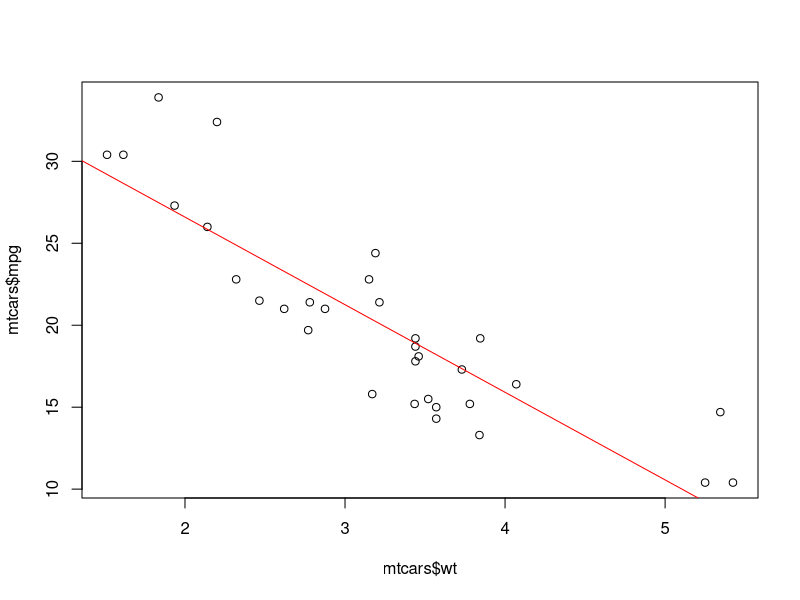

Recreate this plot in R.
#Correlation

cor(mtcars$mpg, mtcars$wt)

cor(mtcars$wt, mtcars$mpg)

#strength and direction of relationship

plot(mtcars$wt, mtcars$mpg)
abline(lm(mpg ~ wt, data=mtcars), lty=1, col='red')
